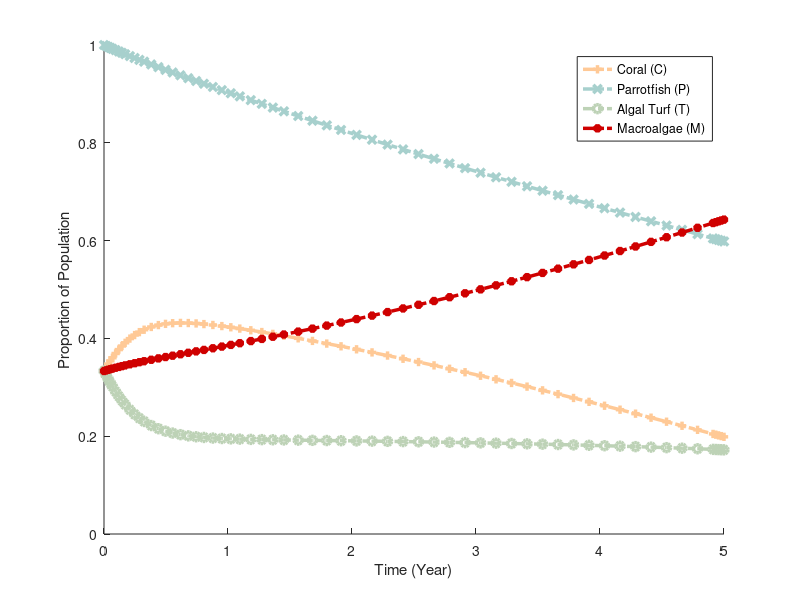

This chart was generated by the following MATLAB code:


r = 10;
d = 2; %unknown
a = 0.1; %unknown
gamma = 0.8; %unknown
g = 10;
beta = 21; %unknown
kapa = 0.6; %known but not used
mu = 0.22;
h = 0.3; %<----CONTROL VARIABLE FOR GAME THEORY
alpha = 1;
q = 0.47;
sigma = 0.01; %unknown

g = @(P) (alpha*P)/beta;

% set up DFE
% dC/dt = rTC + sigmaPC - C(aM + d) #ignore sigmaPC for now
% dP/dt = qP(1-P/betaC) + kapaP - (h + mu)P #remove kapaP, so  = qP(1-P/betaC) - (h + mu)P
% dT/dt = dC + (g(P)M)/(M + T) - (rC + gammaM)T
% dM/dt = aMC + gammaMT - (g(P)M)/(M + T)
%
% C = y(1), P = y(2), T = y(3), M = y(4)
f = @(t,y) [r*y(3)*y(1) + sigma*y(2)*y(1) - y(1)*(a*y(4) + d),
            q*y(2)*(1-(y(2)/(beta*y(1)))) - (h+mu)*y(2), 
            d*y(1) + (g(y(2))*y(4))/(y(4)+y(3)) - (r*y(1) + gamma*y(4))*y(3),
            a * y(4)*y(1) + gamma*y(4)*y(3) - (g(y(2))*y(4))/(y(4)+y(3))];

C = 1/3;
P = 1;
T = 1/3;
M = 1/3;
        
  
% solve with ODE 45
[t,ya] = ode45(f, [0 5], [C, P, T, M]);

% graph
figure
hold on
plot(t, ya(:,1), '+-.', 'Color', '#FFC996', 'Linewidth', 2.5)
plot(t, ya(:,2), 'x-.', 'Color', '#A7D0CD', 'Linewidth', 2.5)
plot(t, ya(:,3), 'o-.', 'Color', '#BDD2B6', 'Linewidth', 2.5)
plot(t, ya(:,4), '*-.', 'Color', '#CF0000', 'Linewidth', 2.5)
legend('Coral (C)', 'Parrotfish (P)', 'Algal Turf (T)', 'Macroalgae (M)')
xlabel('Time (Year)')
ylabel('Proportion of Population')
